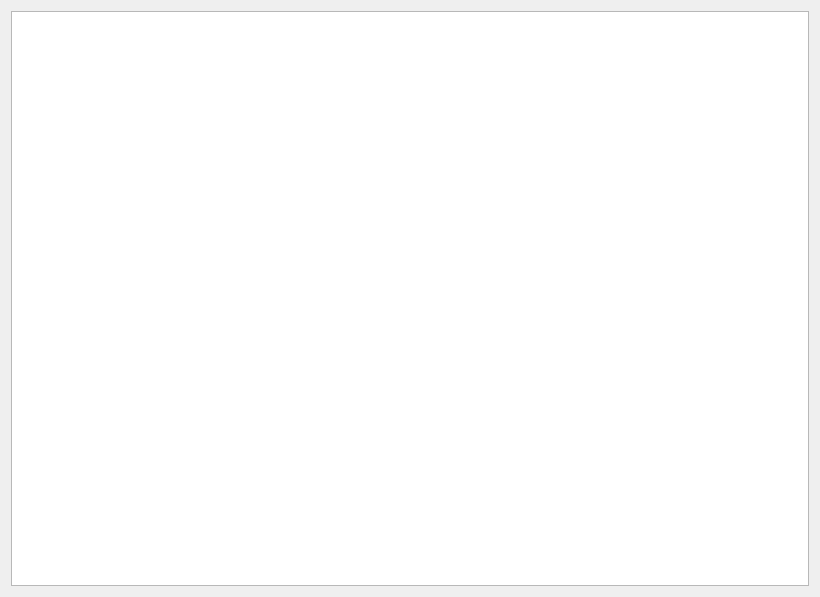
<?xml version="1.0" encoding="UTF-8"?>
<ui version="4.0">
 <class>Form</class>
 <widget class="QWidget" name="Form">
  <property name="geometry">
   <rect>
    <x>0</x>
    <y>0</y>
    <width>820</width>
    <height>597</height>
   </rect>
  </property>
  <property name="windowTitle">
   <string>Form</string>
  </property>
  <layout class="QHBoxLayout" name="horizontalLayout">
   <item>
    <widget class="QTableView" name="tableView">
     <property name="sortingEnabled">
      <bool>true</bool>
     </property>
     <attribute name="horizontalHeaderShowSortIndicator" stdset="0">
      <bool>true</bool>
     </attribute>
    </widget>
   </item>
  </layout>
 </widget>
 <resources/>
 <connections/>
</ui>
